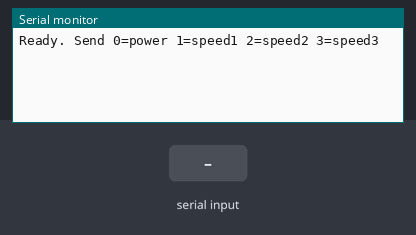
Simulated run of this sketch. Board: Arduino Uno, built with avr-gcc and run on an emulated ATmega328P. Parts: the last lines printed to the serial monitor. The test bench sets the inputs (shaded band).

Above: at 1.2 s.
1.3 s: "0" received over Serial
At 1.8 s:
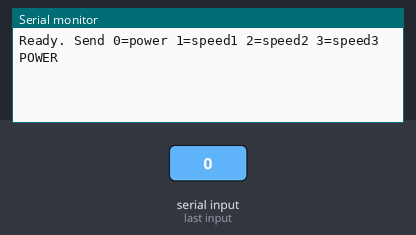
2.8 s: "1" received over Serial
At 4.2 s:
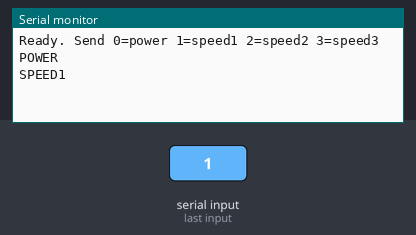

Measured:
- after the input at 1.3 s, the serial monitor: prints a new line at once (image 1)
- after the input at 2.8 s, the serial monitor: prints a new line at once (image 2)

The sketch:

transmit.ino
```cpp
/*
  Arduino sketch to replay the fixed RF433 codes captured from the
  Vacmaster remote (see receive.ino) using an M5Stack RF433T connected
  to an AtomS3 Lite. Used to validate the captured codes actually
  control the fan before committing to the ESPHome firmware.

  In Arduino IDE, run/upload this sketch, open the Serial Monitor at
  115200 baud, and send a digit (0-3) to fire the matching command.
*/

#include <RCSwitch.h>
RCSwitch tx = RCSwitch();

// All four codes share a common 20-bit prefix (213760) with a one-hot
// bit for the button - a fixed-code (non-rolling) encoder.
const unsigned long POWER  = 213761;  // toggle, not a distinct on/off code
const unsigned long SPEED1 = 213762;  // low
const unsigned long SPEED2 = 213764;  // medium
const unsigned long SPEED3 = 213768;  // high

void setup() {
  Serial.begin(115200);
  // The RF433T's Grove cable carries RF_TX on its yellow wire, which
  // lands on the AtomS3 Lite's G2 pin (GPIO2). This differs from the
  // RF433R receiver, whose RX signal is on GPIO1 (see receive.ino) -
  // the two Units don't share a signal pin.
  tx.enableTransmit(2);
  tx.setProtocol(1);       // rc-switch protocol 1, 350us pulse length
  tx.setPulseLength(350);  // matches the timing captured from the remote
  tx.setRepeatTransmit(10);  // single frames get ignored by the fan
  Serial.println("Ready. Send 0=power 1=speed1 2=speed2 3=speed3");
}

void loop() {
  if (Serial.available()) {
    char c = Serial.read();
    switch (c) {
      case '0': Serial.println("POWER");  tx.send(POWER, 24);  break;
      case '1': Serial.println("SPEED1"); tx.send(SPEED1, 24); break;
      case '2': Serial.println("SPEED2"); tx.send(SPEED2, 24); break;
      case '3': Serial.println("SPEED3"); tx.send(SPEED3, 24); break;
    }
  }
}
```
